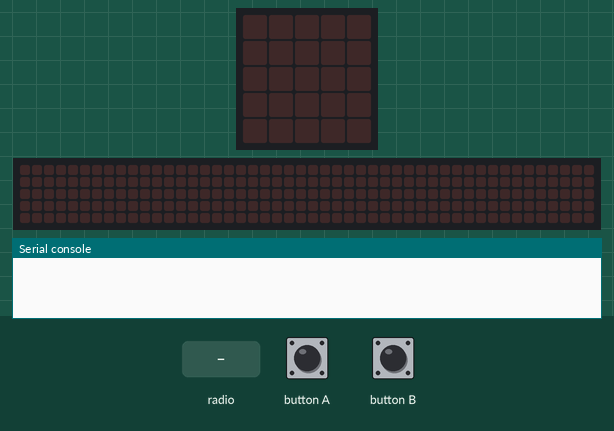
Simulated run of this program. Board: BBC micro:bit running MicroPython. On the bench: the board's 5×5 LED display, a strip that is not on the board, showing the scrolling text unrolled, the last lines printed to the serial console. The test bench sets the inputs (shaded band). No radio messages arrive unless stated (any console line starting 'radio sent:' is added by the test bench); the 48×5 strip is a reading aid, not a part: it shows the text the display is scrolling, unrolled, one strip-width of it at a time.

Above: at 1.2 s.
1.3 s: button A pressed for 0.15 s
At 2.1 s:
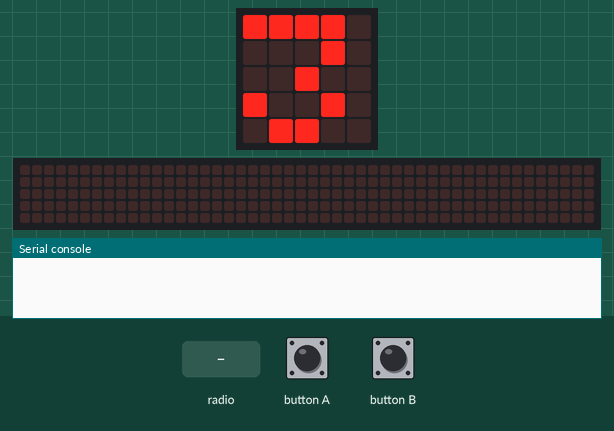
At 4.35 s:
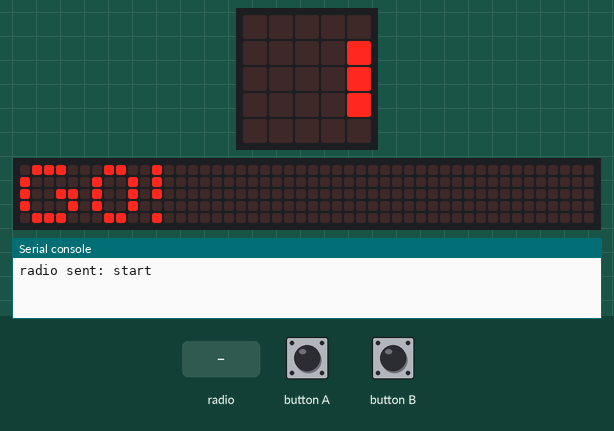
4.4 s: radio message "time" arrives
At 4.47 s:
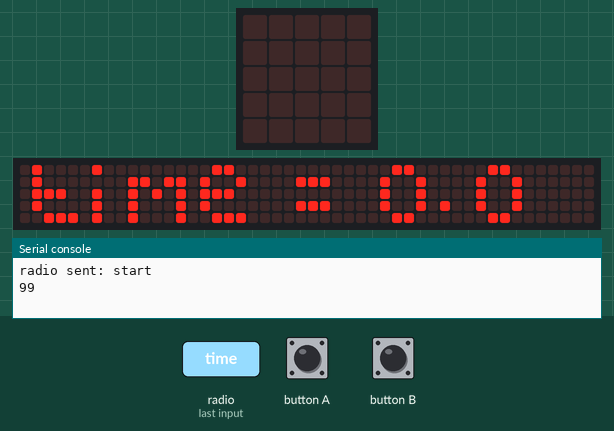
Timing chart, 0 to 7.4 s (numbered marks = the images above; inputs shaded):
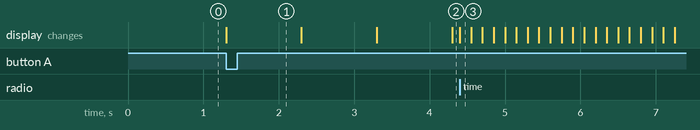

The program:

watchscore.py
```python
from microbit import *
import radio

radio.on()
radio.config(channel = 41)

start_time = 0
finish_time = 0
score = 0
pressed = 0
prev_time = 0
race_going = 0
while True:
    if button_b.is_pressed() == 1:
        start_time = 0
        finish_time = 0
        score = 0
        pressed = 0
        prev_time = 0
        race_going = 0

    if button_a.is_pressed() == 1 and pressed == 0:
        display.show("3")
        sleep(1000)
        display.show("2")
        sleep(1000)
        display.show("1")
        sleep(1000)
        radio.send("start")
        start_time = running_time()
        display.scroll("GO!", wait = False, loop = False)
        pressed = 1
        race_going = 1

    msg = radio.receive()
    if msg:
        if msg == "time" and race_going == 1:
            finish_time = running_time()
            score = finish_time - start_time
            print(score)
            score = score//100
            score = score/10
            display.scroll("time = " + str(score) + " s", wait = True)
            race_going = 0
            pressed = 0
```

Measured:
- after the input at 1.3 s, the display: changes at once (image 1)
- after the input at 4.4 s, the display: changes at once (image 3)
